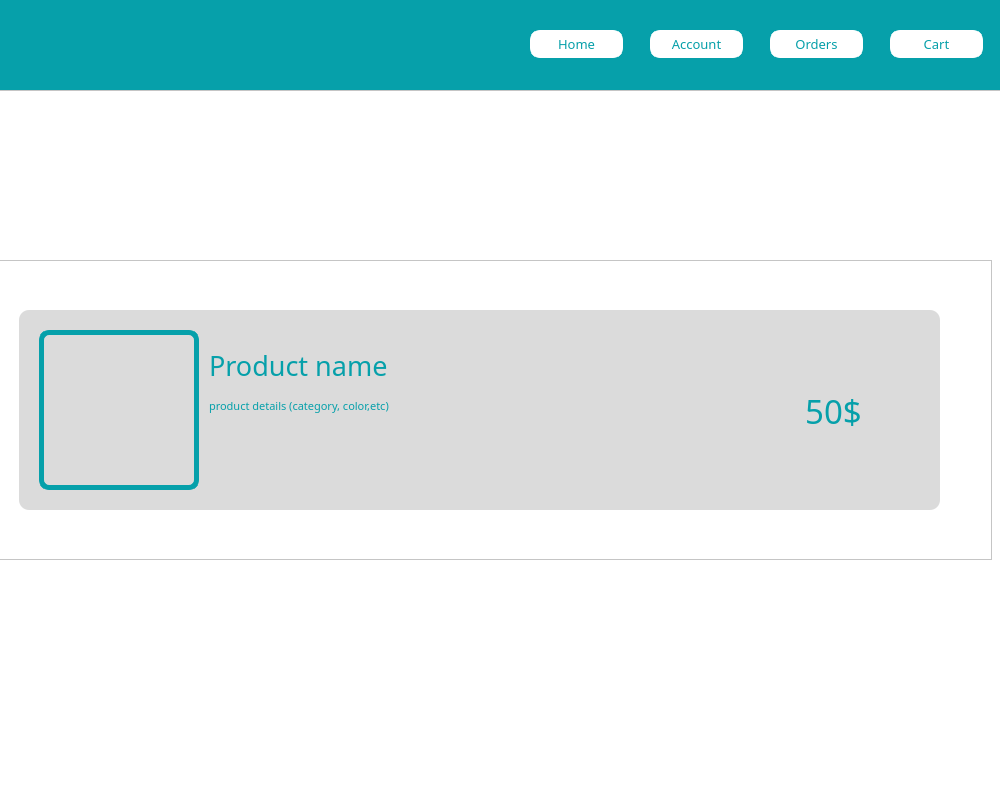
<?xml version="1.0" encoding="UTF-8"?>
<ui version="4.0">
 <class>category1_window</class>
 <widget class="QWidget" name="category1_window">
  <property name="geometry">
   <rect>
    <x>0</x>
    <y>0</y>
    <width>1000</width>
    <height>800</height>
   </rect>
  </property>
  <property name="minimumSize">
   <size>
    <width>1000</width>
    <height>800</height>
   </size>
  </property>
  <property name="maximumSize">
   <size>
    <width>1000</width>
    <height>800</height>
   </size>
  </property>
  <property name="font">
   <font>
    <family>Sans Serif Collection</family>
   </font>
  </property>
  <property name="windowTitle">
   <string>B3B3 - Orders</string>
  </property>
  <property name="windowIcon">
   <iconset>
    <normaloff>../../../../pyqt5/MATELRIAL/IMG/Logo.jpg</normaloff>../../../../pyqt5/MATELRIAL/IMG/Logo.jpg</iconset>
  </property>
  <property name="styleSheet">
   <string notr="true">background-color: rgb(255, 255, 255);</string>
  </property>
  <widget class="QScrollArea" name="scrollArea">
   <property name="geometry">
    <rect>
     <x>-10</x>
     <y>90</y>
     <width>1011</width>
     <height>641</height>
    </rect>
   </property>
   <property name="frameShape">
    <enum>QFrame::NoFrame</enum>
   </property>
   <property name="frameShadow">
    <enum>QFrame::Raised</enum>
   </property>
   <property name="lineWidth">
    <number>0</number>
   </property>
   <property name="widgetResizable">
    <bool>true</bool>
   </property>
   <widget class="QWidget" name="scrollAreaWidgetContents_2">
    <property name="geometry">
     <rect>
      <x>0</x>
      <y>0</y>
      <width>1011</width>
      <height>641</height>
     </rect>
    </property>
    <layout class="QVBoxLayout" name="verticalLayout">
     <property name="sizeConstraint">
      <enum>QLayout::SetDefaultConstraint</enum>
     </property>
     <item>
      <widget class="QFrame" name="frame_4">
       <property name="minimumSize">
        <size>
         <width>200</width>
         <height>200</height>
        </size>
       </property>
       <property name="maximumSize">
        <size>
         <width>16777215</width>
         <height>300</height>
        </size>
       </property>
       <property name="layoutDirection">
        <enum>Qt::LeftToRight</enum>
       </property>
       <property name="frameShape">
        <enum>QFrame::StyledPanel</enum>
       </property>
       <property name="frameShadow">
        <enum>QFrame::Raised</enum>
       </property>
       <widget class="QLabel" name="order_productdetail3_label_3">
        <property name="geometry">
         <rect>
          <x>210</x>
          <y>130</y>
          <width>211</width>
          <height>31</height>
         </rect>
        </property>
        <property name="font">
         <font>
          <family>Sans Serif Collection</family>
          <pointsize>8</pointsize>
         </font>
        </property>
        <property name="styleSheet">
         <string notr="true">background-color: TRANSPARENT;
color: rgb(6, 160, 170);</string>
        </property>
        <property name="text">
         <string>product details (category, color,etc)</string>
        </property>
       </widget>
       <widget class="QLabel" name="order_productprice3_label_3">
        <property name="geometry">
         <rect>
          <x>769</x>
          <y>130</y>
          <width>131</width>
          <height>41</height>
         </rect>
        </property>
        <property name="font">
         <font>
          <family>Sans Serif Collection</family>
          <pointsize>25</pointsize>
         </font>
        </property>
        <property name="styleSheet">
         <string notr="true">background-color: TRANSPARENT;
color: rgb(6, 160, 170);</string>
        </property>
        <property name="text">
         <string>50$</string>
        </property>
        <property name="alignment">
         <set>Qt::AlignCenter</set>
        </property>
       </widget>
       <widget class="QLabel" name="order_productname3_label_3">
        <property name="geometry">
         <rect>
          <x>210</x>
          <y>80</y>
          <width>211</width>
          <height>51</height>
         </rect>
        </property>
        <property name="font">
         <font>
          <family>Sans Serif Collection</family>
          <pointsize>20</pointsize>
         </font>
        </property>
        <property name="styleSheet">
         <string notr="true">background-color: TRANSPARENT;
color: rgb(6, 160, 170);</string>
        </property>
        <property name="text">
         <string>Product name</string>
        </property>
       </widget>
       <widget class="QLabel" name="order_productbackground3_label_3">
        <property name="geometry">
         <rect>
          <x>20</x>
          <y>50</y>
          <width>921</width>
          <height>200</height>
         </rect>
        </property>
        <property name="styleSheet">
         <string notr="true">background-color: rgb(219, 219, 219);
border-radius:10px;</string>
        </property>
        <property name="text">
         <string/>
        </property>
        <property name="scaledContents">
         <bool>false</bool>
        </property>
       </widget>
       <widget class="QLabel" name="order_productimg3_label_3">
        <property name="geometry">
         <rect>
          <x>40</x>
          <y>70</y>
          <width>160</width>
          <height>160</height>
         </rect>
        </property>
        <property name="styleSheet">
         <string notr="true">background-color:transparent;
border: 5px solid rgb(6, 160, 170);
border-radius:10px;
</string>
        </property>
        <property name="text">
         <string/>
        </property>
        <property name="pixmap">
         <pixmap>../../../../pyqt5/MATELRIAL/IMG/Logo.jpg</pixmap>
        </property>
        <property name="scaledContents">
         <bool>true</bool>
        </property>
       </widget>
       <zorder>order_productbackground3_label_3</zorder>
       <zorder>order_productdetail3_label_3</zorder>
       <zorder>order_productprice3_label_3</zorder>
       <zorder>order_productname3_label_3</zorder>
       <zorder>order_productimg3_label_3</zorder>
      </widget>
     </item>
    </layout>
   </widget>
  </widget>
  <widget class="QFrame" name="frame">
   <property name="geometry">
    <rect>
     <x>-10</x>
     <y>0</y>
     <width>1111</width>
     <height>91</height>
    </rect>
   </property>
   <property name="frameShape">
    <enum>QFrame::StyledPanel</enum>
   </property>
   <property name="frameShadow">
    <enum>QFrame::Raised</enum>
   </property>
   <widget class="QPushButton" name="order_account_pushButton">
    <property name="geometry">
     <rect>
      <x>660</x>
      <y>30</y>
      <width>93</width>
      <height>28</height>
     </rect>
    </property>
    <property name="font">
     <font>
      <family>Sans Serif Collection</family>
      <pointsize>10</pointsize>
     </font>
    </property>
    <property name="styleSheet">
     <string notr="true">border: 5px solid white;
background-color: rgb(255, 255, 255);
color: rgb(5, 159, 169);
border-radius:10px;
</string>
    </property>
    <property name="text">
     <string>Account</string>
    </property>
    <property name="icon">
     <iconset>
      <normaloff>../../../../pyqt5/MATELRIAL/IMG/icons8-male-user-24.png</normaloff>../../../../pyqt5/MATELRIAL/IMG/icons8-male-user-24.png</iconset>
    </property>
    <property name="iconSize">
     <size>
      <width>20</width>
      <height>20</height>
     </size>
    </property>
   </widget>
   <widget class="QLabel" name="order_b3b3Logo_label">
    <property name="geometry">
     <rect>
      <x>30</x>
      <y>10</y>
      <width>80</width>
      <height>80</height>
     </rect>
    </property>
    <property name="styleSheet">
     <string notr="true">background-color: transparent;</string>
    </property>
    <property name="text">
     <string/>
    </property>
    <property name="pixmap">
     <pixmap>../../../../pyqt5/MATELRIAL/IMG/Logo.jpg</pixmap>
    </property>
    <property name="scaledContents">
     <bool>true</bool>
    </property>
   </widget>
   <widget class="QLabel" name="order_background_label">
    <property name="geometry">
     <rect>
      <x>0</x>
      <y>0</y>
      <width>1121</width>
      <height>90</height>
     </rect>
    </property>
    <property name="styleSheet">
     <string notr="true">background-color:rgb(6, 160, 170);</string>
    </property>
    <property name="text">
     <string/>
    </property>
   </widget>
   <widget class="QPushButton" name="order_home_pushButton">
    <property name="geometry">
     <rect>
      <x>540</x>
      <y>30</y>
      <width>93</width>
      <height>28</height>
     </rect>
    </property>
    <property name="font">
     <font>
      <family>Sans Serif Collection</family>
      <pointsize>10</pointsize>
     </font>
    </property>
    <property name="styleSheet">
     <string notr="true">border: 5px solid white;
background-color: rgb(255, 255, 255);
color: rgb(5, 159, 169);
border-radius:10px;
</string>
    </property>
    <property name="text">
     <string>Home</string>
    </property>
    <property name="icon">
     <iconset>
      <normaloff>../../../../pyqt5/MATELRIAL/IMG/icons8-home-1000.png</normaloff>../../../../pyqt5/MATELRIAL/IMG/icons8-home-1000.png</iconset>
    </property>
    <property name="iconSize">
     <size>
      <width>20</width>
      <height>20</height>
     </size>
    </property>
   </widget>
   <widget class="QPushButton" name="order_orders_pushButton">
    <property name="geometry">
     <rect>
      <x>780</x>
      <y>30</y>
      <width>93</width>
      <height>28</height>
     </rect>
    </property>
    <property name="font">
     <font>
      <family>Sans Serif Collection</family>
      <pointsize>10</pointsize>
     </font>
    </property>
    <property name="styleSheet">
     <string notr="true">border: 5px solid white;
background-color: rgb(255, 255, 255);
color: rgb(5, 159, 169);
border-radius:10px;
</string>
    </property>
    <property name="text">
     <string>Orders</string>
    </property>
    <property name="icon">
     <iconset>
      <normaloff>../../../../pyqt5/MATELRIAL/IMG/orders.jpg</normaloff>../../../../pyqt5/MATELRIAL/IMG/orders.jpg</iconset>
    </property>
    <property name="iconSize">
     <size>
      <width>30</width>
      <height>30</height>
     </size>
    </property>
   </widget>
   <widget class="QPushButton" name="order_cart_pushButton">
    <property name="geometry">
     <rect>
      <x>900</x>
      <y>30</y>
      <width>93</width>
      <height>28</height>
     </rect>
    </property>
    <property name="font">
     <font>
      <family>Sans Serif Collection</family>
      <pointsize>10</pointsize>
     </font>
    </property>
    <property name="styleSheet">
     <string notr="true">border: 5px solid white;
background-color: rgb(255, 255, 255);
color: rgb(5, 159, 169);
border-radius:10px;
</string>
    </property>
    <property name="text">
     <string>Cart</string>
    </property>
    <property name="icon">
     <iconset>
      <normaloff>../../../../pyqt5/MATELRIAL/IMG/icons8-cart-48.png</normaloff>../../../../pyqt5/MATELRIAL/IMG/icons8-cart-48.png</iconset>
    </property>
    <property name="iconSize">
     <size>
      <width>30</width>
      <height>30</height>
     </size>
    </property>
   </widget>
   <zorder>order_background_label</zorder>
   <zorder>order_account_pushButton</zorder>
   <zorder>order_b3b3Logo_label</zorder>
   <zorder>order_home_pushButton</zorder>
   <zorder>order_orders_pushButton</zorder>
   <zorder>order_cart_pushButton</zorder>
  </widget>
 </widget>
 <resources/>
 <connections/>
</ui>
